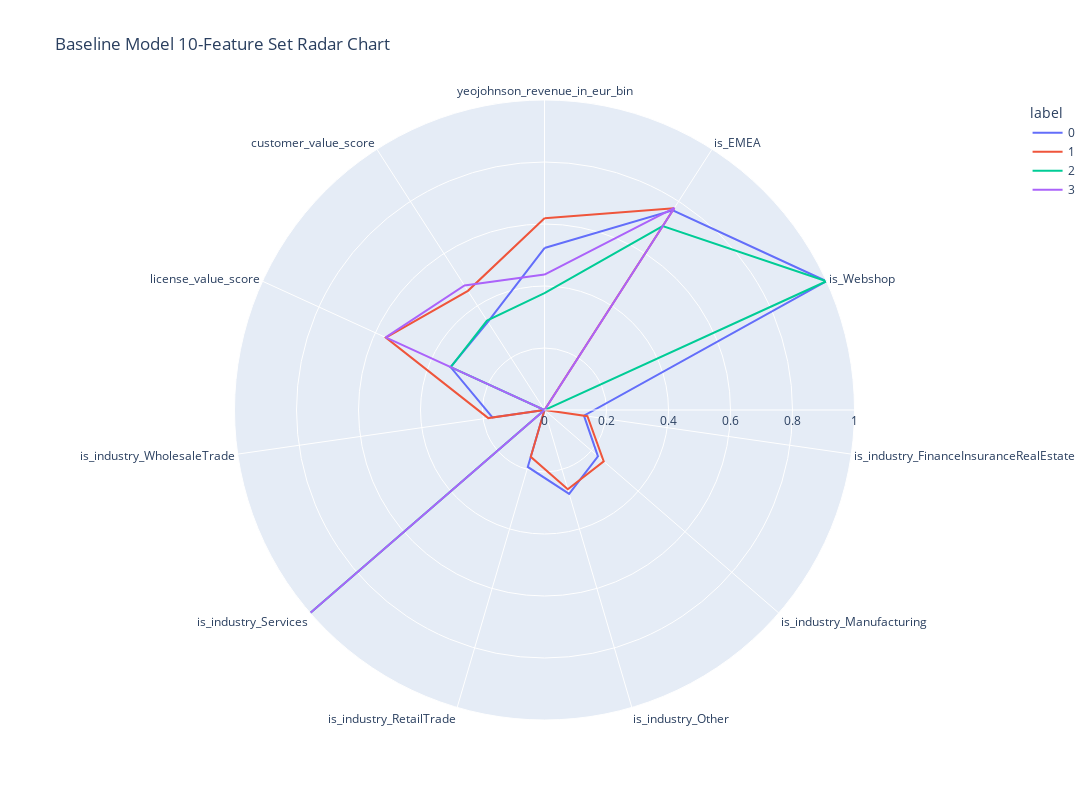

Here is the notebook cell this chart was saved with:
### Code cell
clusters=pd.DataFrame(features, columns=features_df.columns)
clusters['label']=kmeans.labels_
polar=clusters.groupby("label").mean().reset_index()
polar=pd.melt(polar,id_vars=["label"])
fig = px.line_polar(polar, r="value", theta="variable", color="label", 
                    line_close=True,
                    height=800,
                    width=1200, 
                    title="DEC Model 10-Feature Set Radar Chart")
fig.show()

### Figure 1 — Plotly figure (JSON) as saved in the notebook; plotly's stock layout.template omitted (floating-point values rounded to 4 significant figures)
{"data": [{"hovertemplate": "label=0<br>value=%{r}<br>variable=%{theta}<extra></extra>", "legendgroup": "0", "line": {"color": "#636efa", "dash": "solid"}, "marker": {"symbol": "circle"}, "mode": "lines", "name": "0", "r": [0.5224, 0.7654, 1, 0.1286, 0.2282, 0.2821, 0.1915, 0, 0.1696, 0.3331, 0.3377, 0.5224], "showlegend": true, "subplot": "polar", "theta": ["yeojohnson_revenue_in_eur_bin", "is_EMEA", "is_Webshop", "is_industry_FinanceInsuranceRealEstate", "is_industry_Manufacturing", "is_industry_Other", "is_industry_RetailTrade", "is_industry_Services", "is_industry_WholesaleTrade", "license_value_score", "customer_value_score", "yeojohnson_revenue_in_eur_bin"], "type": "scatterpolar"}, {"hovertemplate": "label=1<br>value=%{r}<br>variable=%{theta}<extra></extra>", "legendgroup": "1", "line": {"color": "#EF553B", "dash": "solid"}, "marker": {"symbol": "circle"}, "mode": "lines", "name": "1", "r": [0.6187, 0.7737, 0, 0.1399, 0.2529, 0.2667, 0.1573, 0, 0.1832, 0.5626, 0.457, 0.6187], "showlegend": true, "subplot": "polar", "theta": ["yeojohnson_revenue_in_eur_bin", "is_EMEA", "is_Webshop", "is_industry_FinanceInsuranceRealEstate", "is_industry_Manufacturing", "is_industry_Other", "is_industry_RetailTrade", "is_industry_Services", "is_industry_WholesaleTrade", "license_value_score", "customer_value_score", "yeojohnson_revenue_in_eur_bin"], "type": "scatterpolar"}, {"hovertemplate": "label=2<br>value=%{r}<br>variable=%{theta}<extra></extra>", "legendgroup": "2", "line": {"color": "#00cc96", "dash": "solid"}, "marker": {"symbol": "circle"}, "mode": "lines", "name": "2", "r": [0.3768, 0.7052, 1, 0, 0, 0, 0, 1, 0, 0.3324, 0.3431, 0.3768], "showlegend": true, "subplot": "polar", "theta": ["yeojohnson_revenue_in_eur_bin", "is_EMEA", "is_Webshop", "is_industry_FinanceInsuranceRealEstate", "is_industry_Manufacturing", "is_industry_Other", "is_industry_RetailTrade", "is_industry_Services", "is_industry_WholesaleTrade", "license_value_score", "customer_value_score", "yeojohnson_revenue_in_eur_bin"], "type": "scatterpolar"}, {"hovertemplate": "label=3<br>value=%{r}<br>variable=%{theta}<extra></extra>", "legendgroup": "3", "line": {"color": "#ab63fa", "dash": "solid"}, "marker": {"symbol": "circle"}, "mode": "lines", "name": "3", "r": [0.4368, 0.7749, 0, 0, 0, 0, 0, 1, 0, 0.5633, 0.4773, 0.4368], "showlegend": true, "subplot": "polar", "theta": ["yeojohnson_revenue_in_eur_bin", "is_EMEA", "is_Webshop", "is_industry_FinanceInsuranceRealEstate", "is_industry_Manufacturing", "is_industry_Other", "is_industry_RetailTrade", "is_industry_Services", "is_industry_WholesaleTrade", "license_value_score", "customer_value_score", "yeojohnson_revenue_in_eur_bin"], "type": "scatterpolar"}], "layout": {"height": 800, "legend": {"title": {"text": "label"}, "tracegroupgap": 0}, "polar": {"angularaxis": {"direction": "clockwise", "rotation": 90}, "domain": {"x": [0, 1], "y": [0, 1]}}, "title": {"text": "Baseline Model 10-Feature Set Radar Chart"}, "width": 1200}}
